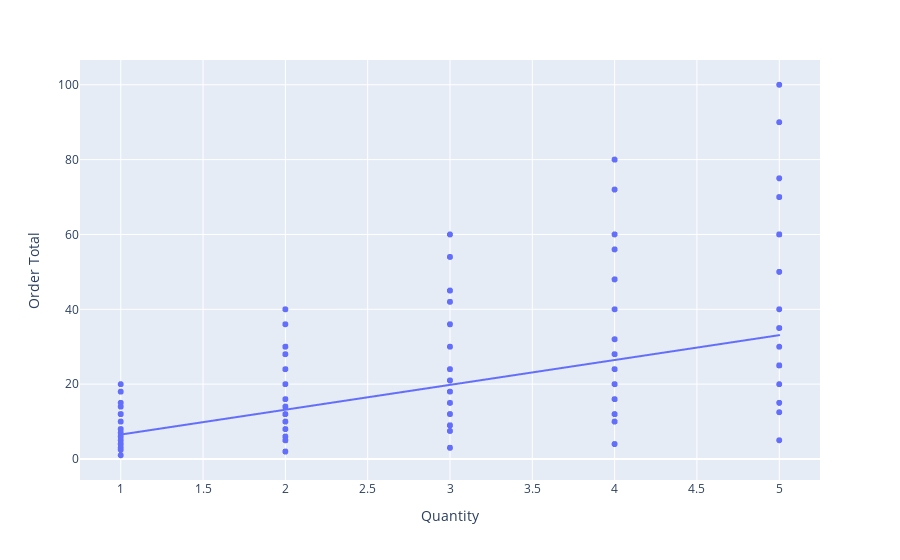

The notebook cell this image was saved under:
### Code cell
px.scatter(df, x='Quantity', y='Order Total', trendline='ols')
##increasing quantity does increase total

### Figure 1 — Plotly figure (JSON) as saved in the notebook; plotly's stock layout.template omitted (floating-point values rounded to 4 significant figures; data arrays with more than 128 entries replaced by an {"elided": "..."} marker saying what was removed)
{"data": [{"hovertemplate": "Quantity=%{x}<br>Order Total=%{y}<extra></extra>", "legendgroup": "", "marker": {"color": "#636efa", "symbol": "circle"}, "mode": "markers", "name": "", "showlegend": false, "type": "scattergl", "x": {"elided": "16658 float values"}, "xaxis": "x", "y": {"elided": "16658 float values"}, "yaxis": "y"}, {"hovertemplate": "<b>OLS trendline</b><br>Order Total = 6.63981 * Quantity + -0.11272<br>R<sup>2</sup>=0.251665<br><br>Quantity=%{x}<br>Order Total=%{y} <b>(trend)</b><extra></extra>", "legendgroup": "", "marker": {"color": "#636efa", "symbol": "circle"}, "mode": "lines", "name": "", "showlegend": false, "type": "scattergl", "x": {"elided": "16658 float values"}, "xaxis": "x", "y": {"elided": "16658 float values"}, "yaxis": "y"}], "layout": {"legend": {"tracegroupgap": 0}, "margin": {"t": 60}, "xaxis": {"anchor": "y", "domain": [0, 1], "title": {"text": "Quantity"}}, "yaxis": {"anchor": "x", "domain": [0, 1], "title": {"text": "Order Total"}}}}
